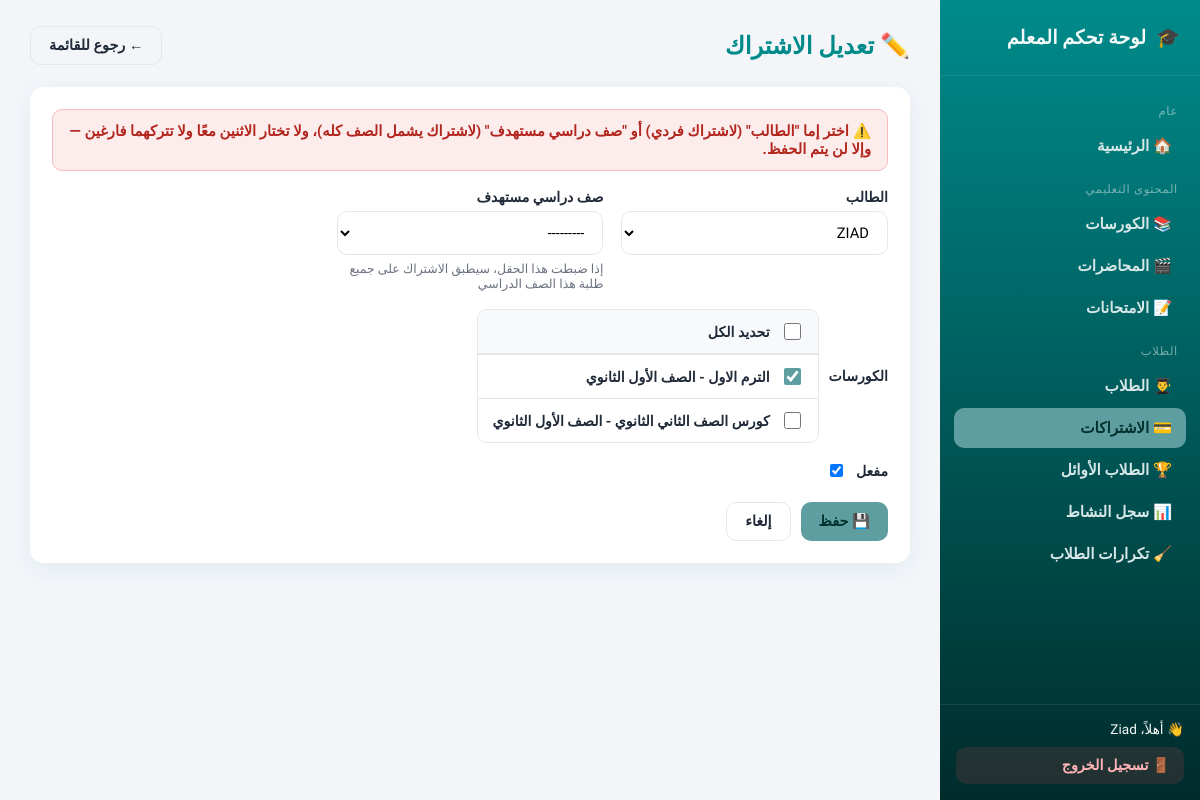
Screenshot of /dashboard/subscriptions/1/edit/ (signed in) with the database file from the repository.
### accounts/models.py (models this page shows, shortened)
class Subscription(models.Model):
    student = models.ForeignKey(
        Student,  # هنا نستخدم Student مباشرة
        on_delete=models.CASCADE,
        related_name="subscriptions",
        verbose_name="الطالب",
        null=True,
        blank=True
    )
    target_grade = models.CharField(
        max_length=1,
        choices=GRADE_CHOICES,
        verbose_name="صف دراسي مستهدف",
        null=True,
        blank=True,
        help_text="إذا ضبطت هذا الحقل، سيطبق الاشتراك على جميع طلبة هذا الصف الدراسي"
    )
    courses = models.ManyToManyField(
        Course,
        related_name='students',
        verbose_name="الكورسات",
        blank=True
    )
    year = models.PositiveIntegerField(
        default=datetime.now().year,
        verbose_name="السنة",
        editable=False
    )
    is_active = models.BooleanField(
        default=False,
        verbose_name="مفعل"
    )

### dashboard/views.py (the view)
# urls.py: path('<str:model_slug>/<int:pk>/edit/', views.generic_edit, name='edit'),
@staff_required
def generic_edit(request, model_slug, pk):
    if model_slug == 'exams':
        return exam_builder(request, pk=pk)
    config = _config_or_404(model_slug)
    model = config['model']
    obj = get_object_or_404(model, pk=pk)
    FormClass = modelform_factory(model, fields=config['form_fields'], widgets=config.get('widgets'))
    if request.method == 'POST':
        form = FormClass(request.POST, request.FILES, instance=obj)
        if form.is_valid():
            obj = form.save()
            _after_save(model_slug, obj)
            messages.success(request, f"تم تعديل {config['label_singular']} بنجاح ✅")
            return redirect('dashboard:list', model_slug=model_slug)
    else:
        form = FormClass(instance=obj)
    return render(request, 'dashboard/generic_form.html', {
        'config': config, 'model_slug': model_slug, 'form': form, 'is_edit': True, 'obj': obj,
        'active_nav': model_slug,
    })

### accounts/context_processors.py (called while the page is built)
def student_session(request):
    is_registered = request.session.get("is_registered", False)
    student_name = request.session.get("student_name", None)
    student_obj = None
    student_id = request.session.get("student_id")
    if student_id:
        try:
            student_obj = Student.objects.filter(id=student_id).first()
        except Exception:
            student_obj = None
    return {
        "is_registered": is_registered,
        "student_name": student_name,
        "student": student_obj,
    }

### accounts/models.py (called while the page is built)
    def __str__(self):
        return self.full_name

### content/models.py (called while the page is built)
    def __str__(self):
        return f"{self.title} - {self.get_grade_display()}"

### dashboard/registry.py (called while the page is built)
def get_config(model_slug):
    return REGISTRY.get(model_slug)

### dashboard/templatetags/dashboard_extras.py (called while the page is built)
@register.filter
def is_multi_checkbox(field):
    try:
        return isinstance(field.field.widget, CheckboxSelectMultiple)
    except Exception:
        return False

### dashboard/views.py (called while the page is built)
def _config_or_404(model_slug):
    config = get_config(model_slug)
    if not config:
        raise Http404("قسم غير موجود")
    return config

### dashboard/templates/dashboard/generic_form.html (shortened to what this page needs)
{% extends "dashboard/base.html" %}
{% load dashboard_extras %}
{% block content %}
<div class="dash-topbar">
  <div>
    <h1>{% if is_edit %}✏️ تعديل {{ config.label_singular }}{% else %}➕ إضافة {{ config.label_singular }}{% endif %}</h1>
  </div>
  <a class="btn btn-outline" href="{% url 'dashboard:list' model_slug %}">← رجوع للقائمة</a>
</div>
<div class="panel">
  {% if model_slug == 'subscriptions' %}
    <div class="msg error" style="margin-bottom:18px;">
      ⚠️ اختر <strong>إما</strong> "الطالب" (لاشتراك فردي) <strong>أو</strong> "صف دراسي مستهدف" (لاشتراك يشمل الصف كله)،
      ولا تختار الاثنين معًا ولا تتركهما فارغين — وإلا لن يتم الحفظ.
    </div>
  {% endif %}
  <form method="post" enctype="multipart/form-data" novalidate>
    <div class="form-grid">
      {% for field in form %}
        <div class="form-field {% if field.field.widget.input_type == 'checkbox' %}checkbox-field{% endif %} {% if field.field.widget.input_type == 'textarea' or field.html_name == 'description' or field|is_multi_checkbox %}full{% endif %}">
          <label for="{{ field.id_for_label }}">
            {{ field.label }} {% if field.field.required %}<span class="required">*</span>{% endif %}
          </label>
          {% if field|is_multi_checkbox %}
            <div class="checkbox-list">
              <label class="checkbox-list-item checkbox-list-select-all">
                <input type="checkbox" class="select-all-checkbox" data-target="{{ field.html_name }}">
                <span>تحديد الكل</span>
              </label>
              <div class="checkbox-list-divider"></div>
              {% for subwidget in field %}
                <label class="checkbox-list-item">
                  {{ subwidget.tag }}
                  <span>{{ subwidget.choice_label }}</span>
                </label>
              {% endfor %}
            </div>
          {% else %}
            {{ field }}
          {% endif %}
          {% if field.help_text %}<div class="help-text">{{ field.help_text }}</div>{% endif %}
        </div>
      {% endfor %}
    </div>
    <div class="form-actions">
      <button type="submit" class="btn btn-primary">💾 حفظ</button>
      <a class="btn btn-outline" href="{% url 'dashboard:list' model_slug %}">إلغاء</a>
    </div>
  </form>
</div>
{% endblock %}

### dashboard/templates/dashboard/base.html (shortened to what this page needs)
{% load static %}
<!DOCTYPE html>
<html lang="ar" dir="rtl">
<head>
  <link rel="stylesheet" href="{% static 'dashboard/css/style.css' %}" />
</head>
<body class="dash-body">
  <div class="dash-shell">
    <aside class="dash-sidebar">
      <div class="brand">
        <span>🎓</span>
        <span>لوحة تحكم المعلم</span>
      </div>
      <nav class="dash-nav">
        <div class="nav-section-title">عام</div>
        <a class="nav-link {% if active_nav == 'home' %}active{% endif %}" href="{% url 'dashboard:home' %}">🏠 الرئيسية</a>
        <div class="nav-section-title">المحتوى التعليمي</div>
        <a class="nav-link {% if active_nav == 'courses' %}active{% endif %}" href="{% url 'dashboard:list' 'courses' %}">📚 الكورسات</a>
        <a class="nav-link {% if active_nav == 'lectures' %}active{% endif %}" href="{% url 'dashboard:list' 'lectures' %}">🎬 المحاضرات</a>
        <a class="nav-link {% if active_nav == 'exams' %}active{% endif %}" href="{% url 'dashboard:list' 'exams' %}">📝 الامتحانات</a>
        <div class="nav-section-title">الطلاب</div>
        <a class="nav-link {% if active_nav == 'students' %}active{% endif %}" href="{% url 'dashboard:list' 'students' %}">👨‍🎓 الطلاب</a>
        <a class="nav-link {% if active_nav == 'subscriptions' %}active{% endif %}" href="{% url 'dashboard:list' 'subscriptions' %}">💳 الاشتراكات</a>
        <a class="nav-link {% if active_nav == 'top-students' %}active{% endif %}" href="{% url 'dashboard:list' 'top-students' %}">🏆 الطلاب الأوائل</a>
        <a class="nav-link {% if active_nav == 'activity-log' %}active{% endif %}" href="{% url 'dashboard:activity_log' %}">📊 سجل النشاط</a>
        <a class="nav-link {% if active_nav == 'duplicates' %}active{% endif %}" href="{% url 'dashboard:student_duplicates' %}">🧹 تكرارات الطلاب</a>
      </nav>
      <div class="sidebar-footer">
        <div style="margin-bottom:10px;">👋 أهلاً، {{ request.user.get_full_name|default:request.user.username }}</div>
        <form method="post" action="{% url 'dashboard:logout' %}">
          <button type="submit" class="logout-btn">🚪 تسجيل الخروج</button>
        </form>
      </div>
    </aside>
    <main class="dash-main">
      {% block content %}{% endblock %}
    </main>
  </div>
</body>
</html>

### dashboard/static/dashboard/css/style.css (style rules this page uses)
:root { --sidebar-w: 260px; --bg: #f3f5f9; --card-bg: #ffffff; --primary: #008b8b; --primary-light: #0e7a79; --accent: #5f9ea0; --accent-soft: #e7f0f1; --danger: #e5484d; --danger-soft: #fdecec; --warning: #f5a524; --text: #1f2937; --text-muted: #6b7280; --border: #e5e7eb; --radius: 14px; --shadow: 0 6px 24px rgba(0, 139, 139, 0.08); font-family: "Tajawal", sans-serif; }
* { box-sizing: border-box; }
body.dash-body { margin: 0; background: var(--bg); color: var(--text); font-family: "Tajawal", sans-serif; direction: rtl; }
a { text-decoration: none; color: inherit; }
.dash-shell { display: flex; min-height: 100vh; }
.dash-sidebar { width: var(--sidebar-w); background: linear-gradient(180deg, var(--primary), #002b2b); color: #f3f8f8; flex-shrink: 0; display: flex; flex-direction: column; position: sticky; top: 0; height: 100vh; overflow-y: auto; }
.dash-sidebar .brand { padding: 26px 20px; font-size: 1.2rem; font-weight: 800; border-bottom: 1px solid rgba(255,255,255,0.08); display: flex; align-items: center; gap: 10px; }
.dash-nav { padding: 14px 10px; flex: 1; }
.dash-nav .nav-section-title { font-size: 0.72rem; color: rgba(243, 248, 248, 0.5); text-transform: uppercase; letter-spacing: .06em; padding: 14px 12px 6px; }
.dash-nav a.nav-link { display: flex; align-items: center; gap: 10px; padding: 11px 14px; margin: 2px 4px; border-radius: 10px; font-weight: 600; font-size: 0.95rem; color: #d7e7e7; transition: 0.2s; }
.dash-nav a.nav-link.active { background: var(--accent); color: #00332f; }
.dash-sidebar .sidebar-footer { padding: 16px; border-top: 1px solid rgba(255,255,255,0.08); font-size: 0.85rem; }
.logout-btn { display: flex; align-items: center; gap: 8px; padding: 10px 14px; border-radius: 10px; background: rgba(229,72,77,0.15); color: #ffb4b6; font-weight: 700; width: 100%; border: none; cursor: pointer; font-family: inherit; font-size: 0.9rem; }
.dash-main { flex: 1; min-width: 0; padding: 26px 30px 60px; }
.dash-topbar { display: flex; align-items: center; justify-content: space-between; margin-bottom: 22px; flex-wrap: wrap; gap: 12px; }
.dash-topbar h1 { font-size: 1.5rem; font-weight: 800; margin: 0; color: var(--primary); }
.msg { padding: 12px 16px; border-radius: 10px; font-weight: 600; font-size: 0.92rem; }
.msg.error { background: var(--danger-soft); color: #b3261e; border: 1px solid #f6bcbd; }
.panel { background: var(--card-bg); border-radius: var(--radius); box-shadow: var(--shadow); padding: 22px; margin-bottom: 22px; }
.btn { display: inline-flex; align-items: center; gap: 6px; padding: 10px 18px; border-radius: 10px; font-weight: 700; font-size: 0.9rem; border: none; cursor: pointer; font-family: inherit; transition: 0.2s; }
.btn-primary { background: var(--accent); color: #00332f; }
.btn-outline { background: transparent; border: 1.5px solid var(--border); color: var(--text); }
.form-grid { display: grid; grid-template-columns: repeat(auto-fit, minmax(260px, 1fr)); gap: 18px; }
.form-field { display: flex; flex-direction: column; gap: 6px; }
.form-field.full { grid-column: 1 / -1; }
.form-field label { font-weight: 700; font-size: 0.88rem; color: var(--text); }
.form-field input[type=text], .form-field input[type=number], .form-field input[type=password], .form-field input[type=tel], .form-field input[type=email], .form-field input[type=file], .form-field select, .form-field textarea { padding: 11px 14px; border: 1.5px solid var(--border); border-radius: 10px; font-family: inherit; font-size: 0.92rem; background: #fff; outline: none; transition: 0.2s; }
.form-field .help-text { font-size: 0.78rem; color: var(--text-muted); }
.checkbox-field { flex-direction: row; align-items: center; gap: 10px !important; }
.form-actions { margin-top: 22px; display: flex; gap: 10px; }
.checkbox-list { border: 1.5px solid var(--border); border-radius: 10px; max-height: 260px; overflow-y: auto; background: #fff; }
.checkbox-list-item { display: flex; align-items: center; gap: 10px; padding: 10px 14px; font-size: 0.9rem; cursor: pointer; border-bottom: 1px solid var(--border); transition: background 0.15s; }
.checkbox-list-item:last-child { border-bottom: none; }
.checkbox-list-item input[type="checkbox"] { width: 17px; height: 17px; accent-color: var(--accent); flex-shrink: 0; cursor: pointer; }
.checkbox-list-select-all { font-weight: 700; background: #f7f9fc; }
.checkbox-list-divider { border-bottom: 1.5px solid var(--border); }

### rows the page displays
Subscription: form "ZIAD" "---------" "☑"

### other values shown
{{ request.user.get_full_name|default:request.user.username }} "Ziad"
{{ config.label_singular }} "الاشتراك"
{{ field.label }} "الطالب" "صف دراسي مستهدف" "الكورسات" "مفعل"
{{ field.help_text }} "إذا ضبطت هذا الحقل، سيطبق الاشتراك على جميع طلبة هذا الصف الدراسي"
{{ subwidget.choice_label }} "الترم الاول - الصف الأول الثانوي" "كورس الصف الثاني الثانوي - الصف الأول الثانوي"
